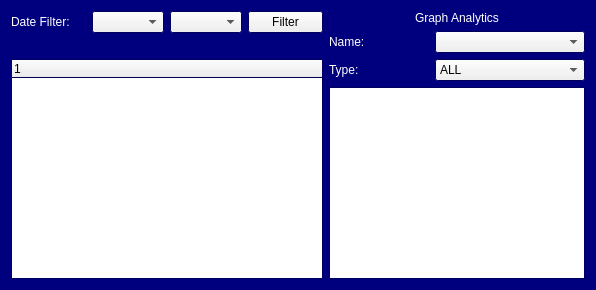
      <widget class="QWidget" name="present_tab">
       <property name="palette">
        <palette>
         <active>
          <colorrole role="Base">
           <brush brushstyle="SolidPattern">
            <color alpha="255">
             <red>255</red>
             <green>255</green>
             <blue>255</blue>
            </color>
           </brush>
          </colorrole>
          <colorrole role="Window">
           <brush brushstyle="SolidPattern">
            <color alpha="255">
             <red>0</red>
             <green>0</green>
             <blue>127</blue>
            </color>
           </brush>
          </colorrole>
         </active>
         <inactive>
          <colorrole role="Base">
           <brush brushstyle="SolidPattern">
            <color alpha="255">
             <red>255</red>
             <green>255</green>
             <blue>255</blue>
            </color>
           </brush>
          </colorrole>
          <colorrole role="Window">
           <brush brushstyle="SolidPattern">
            <color alpha="255">
             <red>0</red>
             <green>0</green>
             <blue>127</blue>
            </color>
           </brush>
          </colorrole>
         </inactive>
         <disabled>
          <colorrole role="Base">
           <brush brushstyle="SolidPattern">
            <color alpha="255">
             <red>0</red>
             <green>0</green>
             <blue>127</blue>
            </color>
           </brush>
          </colorrole>
          <colorrole role="Window">
           <brush brushstyle="SolidPattern">
            <color alpha="255">
             <red>0</red>
             <green>0</green>
             <blue>127</blue>
            </color>
           </brush>
          </colorrole>
         </disabled>
        </palette>
       </property>
       <property name="autoFillBackground">
        <bool>true</bool>
       </property>
       <attribute name="title">
        <string>PRESENTATIONS</string>
       </attribute>
       <layout class="QGridLayout" name="gridLayout_2">
        <item row="0" column="0">
         <layout class="QVBoxLayout" name="verticalLayout_9">
          <item>
           <layout class="QHBoxLayout" name="horizontalLayout_8">
            <item>
             <widget class="QLabel" name="date_filter_lbl_pres">
              <property name="minimumSize">
               <size>
                <width>75</width>
                <height>0</height>
               </size>
              </property>
              <property name="maximumSize">
               <size>
                <width>75</width>
                <height>16777215</height>
               </size>
              </property>
              <property name="palette">
               <palette>
                <active>
                 <colorrole role="WindowText">
                  <brush brushstyle="SolidPattern">
                   <color alpha="255">
                    <red>255</red>
                    <green>255</green>
                    <blue>255</blue>
                   </color>
                  </brush>
                 </colorrole>
                </active>
                <inactive>
                 <colorrole role="WindowText">
                  <brush brushstyle="SolidPattern">
                   <color alpha="255">
                    <red>255</red>
                    <green>255</green>
                    <blue>255</blue>
                   </color>
                  </brush>
                 </colorrole>
                </inactive>
                <disabled>
                 <colorrole role="WindowText">
                  <brush brushstyle="SolidPattern">
                   <color alpha="255">
                    <red>120</red>
                    <green>120</green>
                    <blue>120</blue>
                   </color>
                  </brush>
                 </colorrole>
                </disabled>
               </palette>
              </property>
              <property name="text">
               <string>Date Filter:</string>
              </property>
             </widget>
            </item>
            <item>
             <widget class="QComboBox" name="start_date_combo_pres"/>
            </item>
            <item>
             <widget class="QComboBox" name="end_date_combo_pres">
              <property name="minimumSize">
               <size>
                <width>0</width>
                <height>0</height>
               </size>
              </property>
             </widget>
            </item>
            <item>
             <widget class="QPushButton" name="filter_btn_pres">
              <property name="minimumSize">
               <size>
                <width>75</width>
                <height>0</height>
               </size>
              </property>
              <property name="maximumSize">
               <size>
                <width>75</width>
                <height>16777215</height>
               </size>
              </property>
              <property name="text">
               <string>Filter</string>
              </property>
              <property name="flat">
               <bool>false</bool>
              </property>
             </widget>
            </item>
           </layout>
          </item>
          <item>
           <widget class="QLabel" name="domain_lbl_pres">
            <property name="palette">
             <palette>
              <active>
               <colorrole role="WindowText">
                <brush brushstyle="SolidPattern">
                 <color alpha="255">
                  <red>255</red>
                  <green>255</green>
                  <blue>255</blue>
                 </color>
                </brush>
               </colorrole>
              </active>
              <inactive>
               <colorrole role="WindowText">
                <brush brushstyle="SolidPattern">
                 <color alpha="255">
                  <red>255</red>
                  <green>255</green>
                  <blue>255</blue>
                 </color>
                </brush>
               </colorrole>
              </inactive>
              <disabled>
               <colorrole role="WindowText">
                <brush brushstyle="SolidPattern">
                 <color alpha="255">
                  <red>120</red>
                  <green>120</green>
                  <blue>120</blue>
                 </color>
                </brush>
               </colorrole>
              </disabled>
             </palette>
            </property>
            <property name="text">
             <string/>
            </property>
            <property name="alignment">
             <set>Qt::AlignCenter</set>
            </property>
           </widget>
          </item>
          <item>
           <widget class="QTreeWidget" name="tree_list_pres">
            <column>
             <property name="text">
              <string notr="true">1</string>
             </property>
            </column>
           </widget>
          </item>
         </layout>
        </item>
        <item row="0" column="1">
         <layout class="QVBoxLayout" name="verticalLayout_7">
          <item>
           <widget class="QLabel" name="graph_lbl_pres">
            <property name="palette">
             <palette>
              <active>
               <colorrole role="WindowText">
                <brush brushstyle="SolidPattern">
                 <color alpha="255">
                  <red>255</red>
                  <green>255</green>
                  <blue>255</blue>
                 </color>
                </brush>
               </colorrole>
              </active>
              <inactive>
               <colorrole role="WindowText">
                <brush brushstyle="SolidPattern">
                 <color alpha="255">
                  <red>255</red>
                  <green>255</green>
                  <blue>255</blue>
                 </color>
                </brush>
               </colorrole>
              </inactive>
              <disabled>
               <colorrole role="WindowText">
                <brush brushstyle="SolidPattern">
                 <color alpha="255">
                  <red>120</red>
                  <green>120</green>
                  <blue>120</blue>
                 </color>
                </brush>
               </colorrole>
              </disabled>
             </palette>
            </property>
            <property name="text">
             <string>Graph Analytics</string>
            </property>
            <property name="alignment">
             <set>Qt::AlignCenter</set>
            </property>
           </widget>
          </item>
          <item>
           <layout class="QHBoxLayout" name="horizontalLayout_4">
            <item>
             <widget class="QLabel" name="name_lbl_pres">
              <property name="maximumSize">
               <size>
                <width>100</width>
                <height>40</height>
               </size>
              </property>
              <property name="palette">
               <palette>
                <active>
                 <colorrole role="WindowText">
                  <brush brushstyle="SolidPattern">
                   <color alpha="255">
                    <red>255</red>
                    <green>255</green>
                    <blue>255</blue>
                   </color>
                  </brush>
                 </colorrole>
                </active>
                <inactive>
                 <colorrole role="WindowText">
                  <brush brushstyle="SolidPattern">
                   <color alpha="255">
                    <red>255</red>
                    <green>255</green>
                    <blue>255</blue>
                   </color>
                  </brush>
                 </colorrole>
                </inactive>
                <disabled>
                 <colorrole role="WindowText">
                  <brush brushstyle="SolidPattern">
                   <color alpha="255">
                    <red>120</red>
                    <green>120</green>
                    <blue>120</blue>
                   </color>
                  </brush>
                 </colorrole>
                </disabled>
               </palette>
              </property>
              <property name="text">
               <string>Name:</string>
              </property>
             </widget>
            </item>
            <item>
             <widget class="QComboBox" name="name_combo_pres">
              <property name="currentIndex">
               <number>-1</number>
              </property>
             </widget>
            </item>
           </layout>
          </item>
          <item>
           <layout class="QHBoxLayout" name="horizontalLayout_5">
            <item>
             <widget class="QLabel" name="type_lbl_pres">
              <property name="maximumSize">
               <size>
                <width>100</width>
                <height>40</height>
               </size>
              </property>
              <property name="palette">
               <palette>
                <active>
                 <colorrole role="WindowText">
                  <brush brushstyle="SolidPattern">
                   <color alpha="255">
                    <red>255</red>
                    <green>255</green>
                    <blue>255</blue>
                   </color>
                  </brush>
                 </colorrole>
                </active>
                <inactive>
                 <colorrole role="WindowText">
                  <brush brushstyle="SolidPattern">
                   <color alpha="255">
                    <red>255</red>
                    <green>255</green>
                    <blue>255</blue>
                   </color>
                  </brush>
                 </colorrole>
                </inactive>
                <disabled>
                 <colorrole role="WindowText">
                  <brush brushstyle="SolidPattern">
                   <color alpha="255">
                    <red>120</red>
                    <green>120</green>
                    <blue>120</blue>
                   </color>
                  </brush>
                 </colorrole>
                </disabled>
               </palette>
              </property>
              <property name="text">
               <string>Type:</string>
              </property>
             </widget>
            </item>
            <item>
             <widget class="QComboBox" name="type_combo_pres">
              <item>
               <property name="text">
                <string>ALL</string>
               </property>
              </item>
             </widget>
            </item>
           </layout>
          </item>
          <item>
           <widget class="QGraphicsView" name="graph_area_pres">
            <property name="enabled">
             <bool>true</bool>
            </property>
           </widget>
          </item>
         </layout>
        </item>
       </layout>
      </widget>
